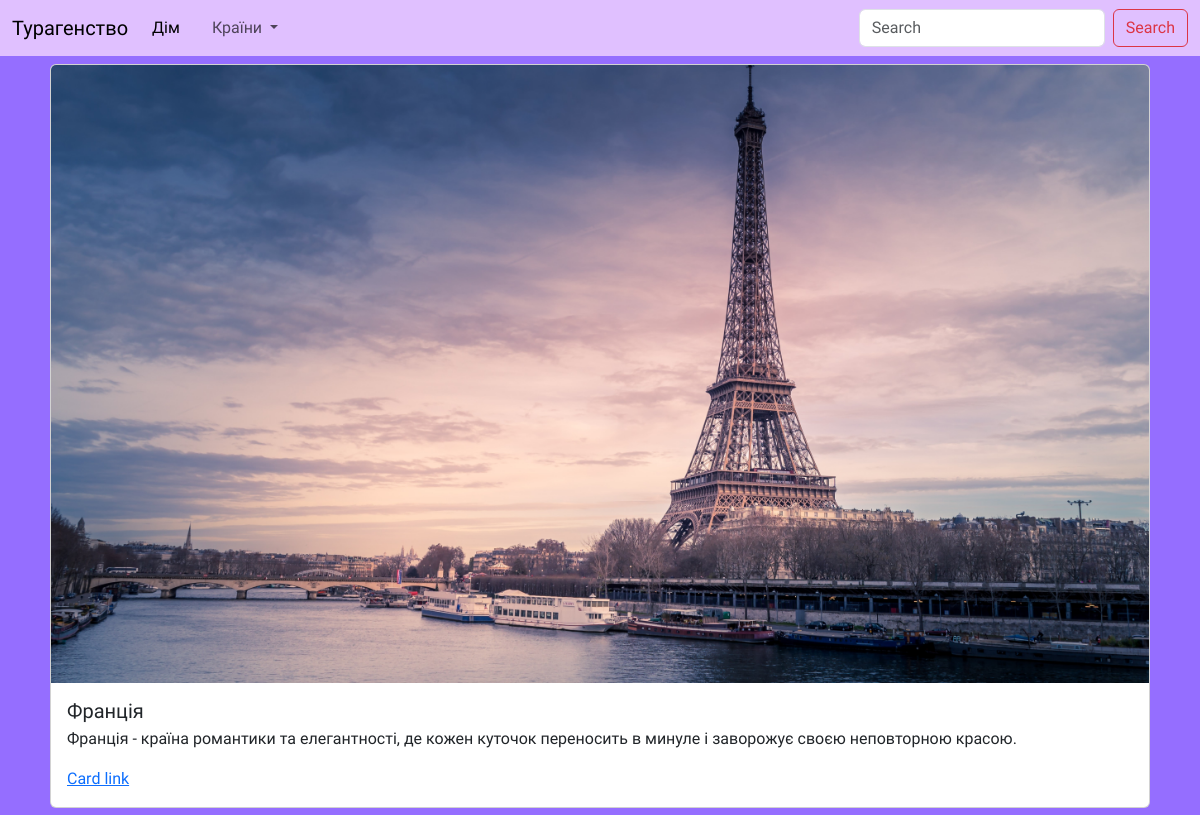
The page /post/5 on the database its author committed.
### tables this page shows
CREATE TABLE "posts" (
	"id"	INTEGER,
	"category_id"	INTEGER,
	"author_id"	TEXT,
	"title"	TEXT NOT NULL,
	"text"	TEXT,
	"image"	TEXT,
	PRIMARY KEY("id" AUTOINCREMENT),
	FOREIGN KEY("category_id") REFERENCES "category"("id"),
	FOREIGN KEY("author_id") REFERENCES "users"("id")
);

### app.py (the view)
@app.route("/post/<post_id>")
def post(post_id):
    post = get_post(post_id)
    category_list = get_categorys()
    return render_template("post.html",category_list = get_categorys(), post=post)

### sql_queries.py (called while the page is built)
def open():
    global conn, cursor
    conn = sqlite3.connect("travel.db")
    cursor = conn.cursor()

def close():
    cursor.close()
    conn.close()

def get_post(post_id):
    open()
    cursor.execute('''SELECT * from posts WHERE id == (?)''', [post_id])
    post = cursor.fetchone()
    conn.commit()
    close()
    return post

def get_categorys():
    open()
    cursor.execute('''SELECT * from category''')
    data = cursor.fetchall()
    conn.commit()
    close()
    return data

### templates/post.html (shortened to what this page needs)
{% extends 'base.html' %}
{% block main %}
<main class="container">
    <div class="card m-2">
        <img src="{{ url_for('static', filename='img/' + post[5]) }}" class="card-img-top" alt="...">
        <div class="card-body">
          <h5 class="card-title">{{post[3]}}</h5>
          <p class="card-text">{{post[4]}}</p>
          <a href="#" class="card-link">Card link</a>
        </div>
</main>
{% endblock main %}

### static/style.css (style rules this page uses)
body { font-family: 'Comfortaa', cursive; background-color:rgb(149, 110, 255); }

### rows shown on the page
posts: image (picture), title "Франція", text "Франція - країна романтики та елегантності, де кожен куточок переносить в минуле і заворожує своєю неповторною красою."
